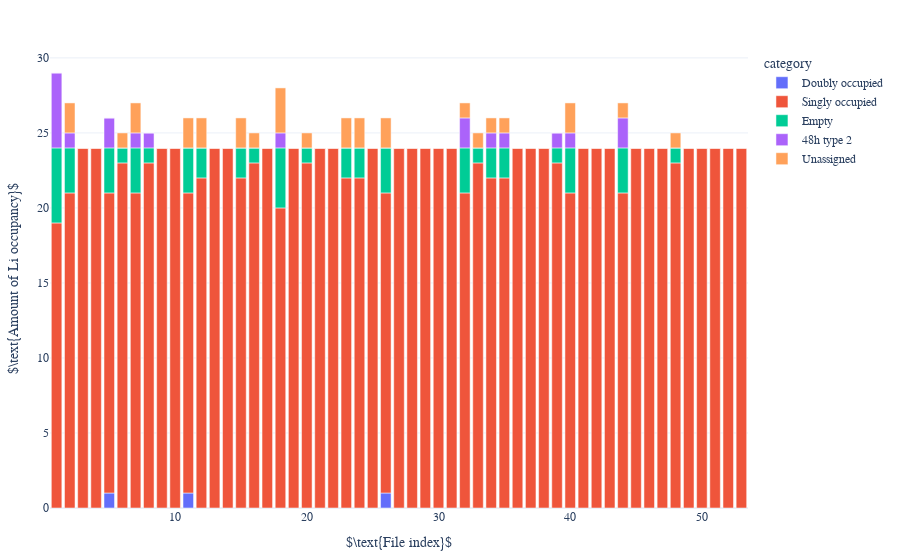
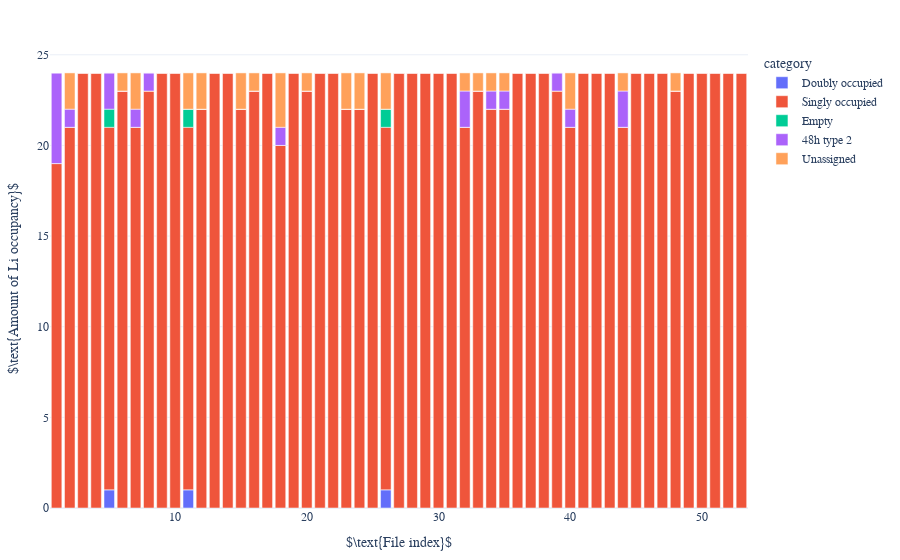
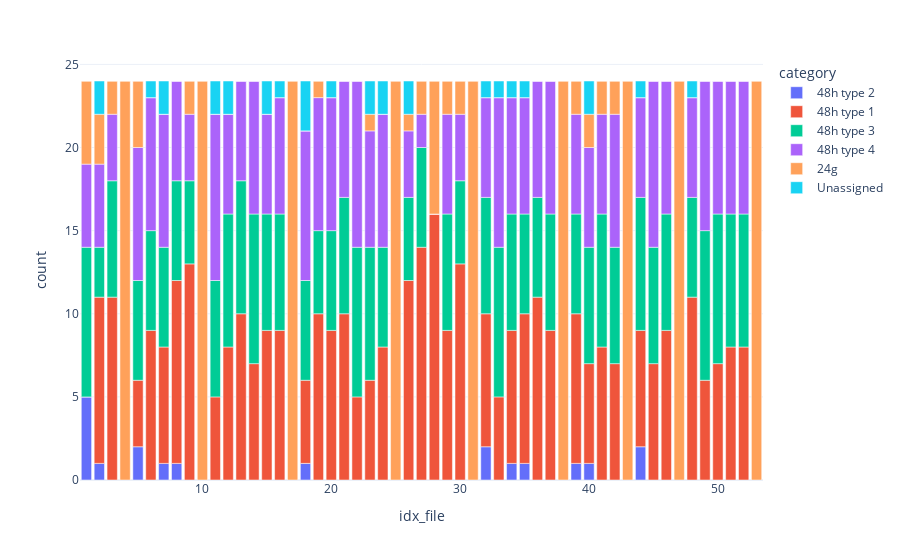
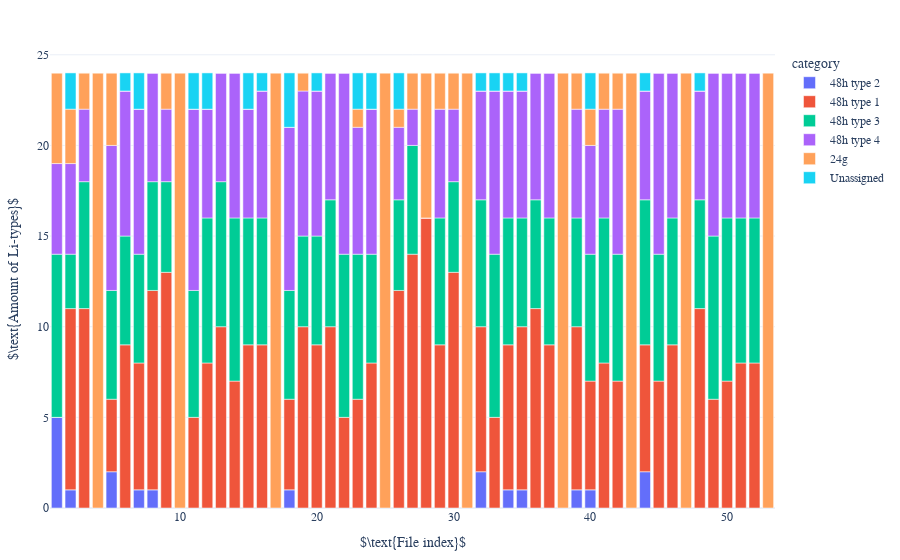

Notebook cell for these charts, in order:
### Code cell
dataframe = df_mapping_metainfo
sorted = "False"

move_by_occupancy.get_occupancy(dataframe, coor_ref_structure_48n24_expanded, tuple_cage_metainfo, el = "Li")
df_occupancy_strict = movement.plot_occupancy(dataframe, sorted, direc_restructure_destination, litype, strict_count=True)
df_occupancy = movement.plot_occupancy(dataframe, sorted, direc_restructure_destination, litype, strict_count=False)

move_by_tuple_cage.get_complete_closest_tuple_cage(dataframe, tuple_cage_metainfo, coor_48htype2_metainfo)
# weighing_movement(dataframe, litype)
# df_weighted = tuple_cage.get_df_movement(dataframe, to_plot = 'weight')
# # Plot.Movement.Distance.plot_distance(df_weighted, max_mapping_radius, Li_idxs="all")
# Plot.Movement.Distance.plot_distance(df_weighted, max_mapping_radius, activate_shifting_x = False, activate_diameter_line=False, Li_idxs='all')

labelling.get_amount_type(dataframe, litype, el = "Li")
# df_amount_type = mapping_labelling.plot_amount_type(dataframe, litype, el, style, category_labels)
df_amount_type = mapping_labelling.get_df_amount_type(dataframe, litype, el = "Li")
mapping_labelling.plot_amount_type(df_amount_type, sorted, direc_restructure_destination, litype, style = "bar")
print(df_amount_type.sum())

### Figure 1 — Plotly figure (JSON) as saved in the notebook; plotly's stock layout.template omitted (floating-point values rounded to 4 significant figures)
{"data": [{"alignmentgroup": "True", "hovertemplate": "category=Doubly occupied<br>idx_file=%{x}<br>count=%{y}<extra></extra>", "legendgroup": "Doubly occupied", "marker": {"color": "#636efa", "pattern": {"shape": ""}}, "name": "Doubly occupied", "offsetgroup": "Doubly occupied", "orientation": "v", "showlegend": true, "textposition": "auto", "type": "bar", "x": [1, 2, 3, 4, 5, 6, 7, 8, 9, 10, 11, 12, 13, 14, 15, 16, 17, 18, 19, 20, 21, 22, 23, 24, 25, 26, 27, 28, 29, 30, 31, 32, 33, 34, 35, 36, 37, 38, 39, 40, 41, 42, 43, 44, 45, 46, 47, 48, 49, 50, 51, 52, 53], "xaxis": "x", "y": [0, 0, 0, 0, 1, 0, 0, 0, 0, 0, 1, 0, 0, 0, 0, 0, 0, 0, 0, 0, 0, 0, 0, 0, 0, 1, 0, 0, 0, 0, 0, 0, 0, 0, 0, 0, 0, 0, 0, 0, 0, 0, 0, 0, 0, 0, 0, 0, 0, 0, 0, 0, 0], "yaxis": "y"}, {"alignmentgroup": "True", "hovertemplate": "category=Singly occupied<br>idx_file=%{x}<br>count=%{y}<extra></extra>", "legendgroup": "Singly occupied", "marker": {"color": "#EF553B", "pattern": {"shape": ""}}, "name": "Singly occupied", "offsetgroup": "Singly occupied", "orientation": "v", "showlegend": true, "textposition": "auto", "type": "bar", "x": [1, 2, 3, 4, 5, 6, 7, 8, 9, 10, 11, 12, 13, 14, 15, 16, 17, 18, 19, 20, 21, 22, 23, 24, 25, 26, 27, 28, 29, 30, 31, 32, 33, 34, 35, 36, 37, 38, 39, 40, 41, 42, 43, 44, 45, 46, 47, 48, 49, 50, 51, 52, 53], "xaxis": "x", "y": [19, 21, 24, 24, 20, 23, 21, 23, 24, 24, 20, 22, 24, 24, 22, 23, 24, 20, 24, 23, 24, 24, 22, 22, 24, 20, 24, 24, 24, 24, 24, 21, 23, 22, 22, 24, 24, 24, 23, 21, 24, 24, 24, 21, 24, 24, 24, 23, 24, 24, 24, 24, 24], "yaxis": "y"}, {"alignmentgroup": "True", "hovertemplate": "category=Empty<br>idx_file=%{x}<br>count=%{y}<extra></extra>", "legendgroup": "Empty", "marker": {"color": "#00cc96", "pattern": {"shape": ""}}, "name": "Empty", "offsetgroup": "Empty", "orientation": "v", "showlegend": true, "textposition": "auto", "type": "bar", "x": [1, 2, 3, 4, 5, 6, 7, 8, 9, 10, 11, 12, 13, 14, 15, 16, 17, 18, 19, 20, 21, 22, 23, 24, 25, 26, 27, 28, 29, 30, 31, 32, 33, 34, 35, 36, 37, 38, 39, 40, 41, 42, 43, 44, 45, 46, 47, 48, 49, 50, 51, 52, 53], "xaxis": "x", "y": [5, 3, 0, 0, 3, 1, 3, 1, 0, 0, 3, 2, 0, 0, 2, 1, 0, 4, 0, 1, 0, 0, 2, 2, 0, 3, 0, 0, 0, 0, 0, 3, 1, 2, 2, 0, 0, 0, 1, 3, 0, 0, 0, 3, 0, 0, 0, 1, 0, 0, 0, 0, 0], "yaxis": "y"}, {"alignmentgroup": "True", "hovertemplate": "category=48h type 2<br>idx_file=%{x}<br>count=%{y}<extra></extra>", "legendgroup": "48h type 2", "marker": {"color": "#ab63fa", "pattern": {"shape": ""}}, "name": "48h type 2", "offsetgroup": "48h type 2", "orientation": "v", "showlegend": true, "textposition": "auto", "type": "bar", "x": [1, 2, 3, 4, 5, 6, 7, 8, 9, 10, 11, 12, 13, 14, 15, 16, 17, 18, 19, 20, 21, 22, 23, 24, 25, 26, 27, 28, 29, 30, 31, 32, 33, 34, 35, 36, 37, 38, 39, 40, 41, 42, 43, 44, 45, 46, 47, 48, 49, 50, 51, 52, 53], "xaxis": "x", "y": [5, 1, 0, 0, 2, 0, 1, 1, 0, 0, 0, 0, 0, 0, 0, 0, 0, 1, 0, 0, 0, 0, 0, 0, 0, 0, 0, 0, 0, 0, 0, 2, 0, 1, 1, 0, 0, 0, 1, 1, 0, 0, 0, 2, 0, 0, 0, 0, 0, 0, 0, 0, 0], "yaxis": "y"}, {"alignmentgroup": "True", "hovertemplate": "category=Unassigned<br>idx_file=%{x}<br>count=%{y}<extra></extra>", "legendgroup": "Unassigned", "marker": {"color": "#FFA15A", "pattern": {"shape": ""}}, "name": "Unassigned", "offsetgroup": "Unassigned", "orientation": "v", "showlegend": true, "textposition": "auto", "type": "bar", "x": [1, 2, 3, 4, 5, 6, 7, 8, 9, 10, 11, 12, 13, 14, 15, 16, 17, 18, 19, 20, 21, 22, 23, 24, 25, 26, 27, 28, 29, 30, 31, 32, 33, 34, 35, 36, 37, 38, 39, 40, 41, 42, 43, 44, 45, 46, 47, 48, 49, 50, 51, 52, 53], "xaxis": "x", "y": [0, 2, 0, 0, 0, 1, 2, 0, 0, 0, 2, 2, 0, 0, 2, 1, 0, 3, 0, 1, 0, 0, 2, 2, 0, 2, 0, 0, 0, 0, 0, 1, 1, 1, 1, 0, 0, 0, 0, 2, 0, 0, 0, 1, 0, 0, 0, 1, 0, 0, 0, 0, 0], "yaxis": "y"}], "layout": {"barmode": "relative", "font": {"family": "serif", "size": 12}, "legend": {"title": {"text": "category"}, "tracegroupgap": 0}, "margin": {"b": 50, "l": 20, "r": 20, "t": 50}, "xaxis": {"anchor": "y", "domain": [0, 1], "title": {"text": "$\\text{File index}$"}}, "yaxis": {"anchor": "x", "domain": [0, 1], "title": {"text": "$\\text{Amount of Li occupancy}$"}}}}

### Figure 2 — Plotly figure (JSON) as saved in the notebook; plotly's stock layout.template omitted (floating-point values rounded to 4 significant figures)
{"data": [{"alignmentgroup": "True", "hovertemplate": "category=Doubly occupied<br>idx_file=%{x}<br>count=%{y}<extra></extra>", "legendgroup": "Doubly occupied", "marker": {"color": "#636efa", "pattern": {"shape": ""}}, "name": "Doubly occupied", "offsetgroup": "Doubly occupied", "orientation": "v", "showlegend": true, "textposition": "auto", "type": "bar", "x": [1, 2, 3, 4, 5, 6, 7, 8, 9, 10, 11, 12, 13, 14, 15, 16, 17, 18, 19, 20, 21, 22, 23, 24, 25, 26, 27, 28, 29, 30, 31, 32, 33, 34, 35, 36, 37, 38, 39, 40, 41, 42, 43, 44, 45, 46, 47, 48, 49, 50, 51, 52, 53], "xaxis": "x", "y": [0, 0, 0, 0, 1, 0, 0, 0, 0, 0, 1, 0, 0, 0, 0, 0, 0, 0, 0, 0, 0, 0, 0, 0, 0, 1, 0, 0, 0, 0, 0, 0, 0, 0, 0, 0, 0, 0, 0, 0, 0, 0, 0, 0, 0, 0, 0, 0, 0, 0, 0, 0, 0], "yaxis": "y"}, {"alignmentgroup": "True", "hovertemplate": "category=Singly occupied<br>idx_file=%{x}<br>count=%{y}<extra></extra>", "legendgroup": "Singly occupied", "marker": {"color": "#EF553B", "pattern": {"shape": ""}}, "name": "Singly occupied", "offsetgroup": "Singly occupied", "orientation": "v", "showlegend": true, "textposition": "auto", "type": "bar", "x": [1, 2, 3, 4, 5, 6, 7, 8, 9, 10, 11, 12, 13, 14, 15, 16, 17, 18, 19, 20, 21, 22, 23, 24, 25, 26, 27, 28, 29, 30, 31, 32, 33, 34, 35, 36, 37, 38, 39, 40, 41, 42, 43, 44, 45, 46, 47, 48, 49, 50, 51, 52, 53], "xaxis": "x", "y": [19, 21, 24, 24, 20, 23, 21, 23, 24, 24, 20, 22, 24, 24, 22, 23, 24, 20, 24, 23, 24, 24, 22, 22, 24, 20, 24, 24, 24, 24, 24, 21, 23, 22, 22, 24, 24, 24, 23, 21, 24, 24, 24, 21, 24, 24, 24, 23, 24, 24, 24, 24, 24], "yaxis": "y"}, {"alignmentgroup": "True", "hovertemplate": "category=Empty<br>idx_file=%{x}<br>count=%{y}<extra></extra>", "legendgroup": "Empty", "marker": {"color": "#00cc96", "pattern": {"shape": ""}}, "name": "Empty", "offsetgroup": "Empty", "orientation": "v", "showlegend": true, "textposition": "auto", "type": "bar", "x": [1, 2, 3, 4, 5, 6, 7, 8, 9, 10, 11, 12, 13, 14, 15, 16, 17, 18, 19, 20, 21, 22, 23, 24, 25, 26, 27, 28, 29, 30, 31, 32, 33, 34, 35, 36, 37, 38, 39, 40, 41, 42, 43, 44, 45, 46, 47, 48, 49, 50, 51, 52, 53], "xaxis": "x", "y": [0, 0, 0, 0, 1, 0, 0, 0, 0, 0, 1, 0, 0, 0, 0, 0, 0, 0, 0, 0, 0, 0, 0, 0, 0, 1, 0, 0, 0, 0, 0, 0, 0, 0, 0, 0, 0, 0, 0, 0, 0, 0, 0, 0, 0, 0, 0, 0, 0, 0, 0, 0, 0], "yaxis": "y"}, {"alignmentgroup": "True", "hovertemplate": "category=48h type 2<br>idx_file=%{x}<br>count=%{y}<extra></extra>", "legendgroup": "48h type 2", "marker": {"color": "#ab63fa", "pattern": {"shape": ""}}, "name": "48h type 2", "offsetgroup": "48h type 2", "orientation": "v", "showlegend": true, "textposition": "auto", "type": "bar", "x": [1, 2, 3, 4, 5, 6, 7, 8, 9, 10, 11, 12, 13, 14, 15, 16, 17, 18, 19, 20, 21, 22, 23, 24, 25, 26, 27, 28, 29, 30, 31, 32, 33, 34, 35, 36, 37, 38, 39, 40, 41, 42, 43, 44, 45, 46, 47, 48, 49, 50, 51, 52, 53], "xaxis": "x", "y": [5, 1, 0, 0, 2, 0, 1, 1, 0, 0, 0, 0, 0, 0, 0, 0, 0, 1, 0, 0, 0, 0, 0, 0, 0, 0, 0, 0, 0, 0, 0, 2, 0, 1, 1, 0, 0, 0, 1, 1, 0, 0, 0, 2, 0, 0, 0, 0, 0, 0, 0, 0, 0], "yaxis": "y"}, {"alignmentgroup": "True", "hovertemplate": "category=Unassigned<br>idx_file=%{x}<br>count=%{y}<extra></extra>", "legendgroup": "Unassigned", "marker": {"color": "#FFA15A", "pattern": {"shape": ""}}, "name": "Unassigned", "offsetgroup": "Unassigned", "orientation": "v", "showlegend": true, "textposition": "auto", "type": "bar", "x": [1, 2, 3, 4, 5, 6, 7, 8, 9, 10, 11, 12, 13, 14, 15, 16, 17, 18, 19, 20, 21, 22, 23, 24, 25, 26, 27, 28, 29, 30, 31, 32, 33, 34, 35, 36, 37, 38, 39, 40, 41, 42, 43, 44, 45, 46, 47, 48, 49, 50, 51, 52, 53], "xaxis": "x", "y": [0, 2, 0, 0, 0, 1, 2, 0, 0, 0, 2, 2, 0, 0, 2, 1, 0, 3, 0, 1, 0, 0, 2, 2, 0, 2, 0, 0, 0, 0, 0, 1, 1, 1, 1, 0, 0, 0, 0, 2, 0, 0, 0, 1, 0, 0, 0, 1, 0, 0, 0, 0, 0], "yaxis": "y"}], "layout": {"barmode": "relative", "font": {"family": "serif", "size": 12}, "legend": {"title": {"text": "category"}, "tracegroupgap": 0}, "margin": {"b": 50, "l": 20, "r": 20, "t": 50}, "xaxis": {"anchor": "y", "domain": [0, 1], "title": {"text": "$\\text{File index}$"}}, "yaxis": {"anchor": "x", "domain": [0, 1], "title": {"text": "$\\text{Amount of Li occupancy}$"}}}}

### Figure 3 — Plotly figure (JSON) as saved in the notebook; plotly's stock layout.template omitted (floating-point values rounded to 4 significant figures)
{"data": [{"alignmentgroup": "True", "hovertemplate": "category=48h type 2<br>idx_file=%{x}<br>count=%{y}<extra></extra>", "legendgroup": "48h type 2", "marker": {"color": "#636efa", "pattern": {"shape": ""}}, "name": "48h type 2", "offsetgroup": "48h type 2", "orientation": "v", "showlegend": true, "textposition": "auto", "type": "bar", "x": [1, 2, 3, 4, 5, 6, 7, 8, 9, 10, 11, 12, 13, 14, 15, 16, 17, 18, 19, 20, 21, 22, 23, 24, 25, 26, 27, 28, 29, 30, 31, 32, 33, 34, 35, 36, 37, 38, 39, 40, 41, 42, 43, 44, 45, 46, 47, 48, 49, 50, 51, 52, 53], "xaxis": "x", "y": [5, 1, 0, 0, 2, 0, 1, 1, 0, 0, 0, 0, 0, 0, 0, 0, 0, 1, 0, 0, 0, 0, 0, 0, 0, 0, 0, 0, 0, 0, 0, 2, 0, 1, 1, 0, 0, 0, 1, 1, 0, 0, 0, 2, 0, 0, 0, 0, 0, 0, 0, 0, 0], "yaxis": "y"}, {"alignmentgroup": "True", "hovertemplate": "category=48h type 1<br>idx_file=%{x}<br>count=%{y}<extra></extra>", "legendgroup": "48h type 1", "marker": {"color": "#EF553B", "pattern": {"shape": ""}}, "name": "48h type 1", "offsetgroup": "48h type 1", "orientation": "v", "showlegend": true, "textposition": "auto", "type": "bar", "x": [1, 2, 3, 4, 5, 6, 7, 8, 9, 10, 11, 12, 13, 14, 15, 16, 17, 18, 19, 20, 21, 22, 23, 24, 25, 26, 27, 28, 29, 30, 31, 32, 33, 34, 35, 36, 37, 38, 39, 40, 41, 42, 43, 44, 45, 46, 47, 48, 49, 50, 51, 52, 53], "xaxis": "x", "y": [0, 10, 11, 0, 4, 9, 7, 11, 13, 0, 5, 8, 10, 7, 9, 9, 0, 5, 10, 9, 10, 5, 6, 8, 0, 12, 14, 16, 9, 13, 0, 8, 5, 8, 9, 11, 9, 0, 9, 6, 8, 7, 0, 7, 7, 9, 0, 11, 6, 7, 8, 8, 0], "yaxis": "y"}, {"alignmentgroup": "True", "hovertemplate": "category=48h type 3<br>idx_file=%{x}<br>count=%{y}<extra></extra>", "legendgroup": "48h type 3", "marker": {"color": "#00cc96", "pattern": {"shape": ""}}, "name": "48h type 3", "offsetgroup": "48h type 3", "orientation": "v", "showlegend": true, "textposition": "auto", "type": "bar", "x": [1, 2, 3, 4, 5, 6, 7, 8, 9, 10, 11, 12, 13, 14, 15, 16, 17, 18, 19, 20, 21, 22, 23, 24, 25, 26, 27, 28, 29, 30, 31, 32, 33, 34, 35, 36, 37, 38, 39, 40, 41, 42, 43, 44, 45, 46, 47, 48, 49, 50, 51, 52, 53], "xaxis": "x", "y": [9, 3, 7, 0, 6, 6, 6, 6, 5, 0, 7, 8, 8, 9, 7, 7, 0, 6, 5, 6, 7, 9, 8, 6, 0, 5, 6, 0, 7, 5, 0, 7, 9, 7, 6, 6, 7, 0, 6, 7, 8, 7, 0, 8, 7, 7, 0, 6, 9, 9, 8, 8, 0], "yaxis": "y"}, {"alignmentgroup": "True", "hovertemplate": "category=48h type 4<br>idx_file=%{x}<br>count=%{y}<extra></extra>", "legendgroup": "48h type 4", "marker": {"color": "#ab63fa", "pattern": {"shape": ""}}, "name": "48h type 4", "offsetgroup": "48h type 4", "orientation": "v", "showlegend": true, "textposition": "auto", "type": "bar", "x": [1, 2, 3, 4, 5, 6, 7, 8, 9, 10, 11, 12, 13, 14, 15, 16, 17, 18, 19, 20, 21, 22, 23, 24, 25, 26, 27, 28, 29, 30, 31, 32, 33, 34, 35, 36, 37, 38, 39, 40, 41, 42, 43, 44, 45, 46, 47, 48, 49, 50, 51, 52, 53], "xaxis": "x", "y": [5, 5, 4, 0, 8, 8, 8, 6, 4, 0, 10, 6, 6, 8, 6, 7, 0, 9, 8, 8, 7, 10, 7, 8, 0, 4, 2, 0, 6, 4, 0, 6, 9, 7, 7, 7, 8, 0, 6, 6, 6, 8, 0, 6, 10, 8, 0, 6, 9, 8, 8, 8, 0], "yaxis": "y"}, {"alignmentgroup": "True", "hovertemplate": "category=24g<br>idx_file=%{x}<br>count=%{y}<extra></extra>", "legendgroup": "24g", "marker": {"color": "#FFA15A", "pattern": {"shape": ""}}, "name": "24g", "offsetgroup": "24g", "orientation": "v", "showlegend": true, "textposition": "auto", "type": "bar", "x": [1, 2, 3, 4, 5, 6, 7, 8, 9, 10, 11, 12, 13, 14, 15, 16, 17, 18, 19, 20, 21, 22, 23, 24, 25, 26, 27, 28, 29, 30, 31, 32, 33, 34, 35, 36, 37, 38, 39, 40, 41, 42, 43, 44, 45, 46, 47, 48, 49, 50, 51, 52, 53], "xaxis": "x", "y": [5, 3, 2, 24, 4, 0, 0, 0, 2, 24, 0, 0, 0, 0, 0, 0, 24, 0, 1, 0, 0, 0, 1, 0, 24, 1, 2, 8, 2, 2, 24, 0, 0, 0, 0, 0, 0, 24, 2, 2, 2, 2, 24, 0, 0, 0, 24, 0, 0, 0, 0, 0, 24], "yaxis": "y"}, {"alignmentgroup": "True", "hovertemplate": "category=Unassigned<br>idx_file=%{x}<br>count=%{y}<extra></extra>", "legendgroup": "Unassigned", "marker": {"color": "#19d3f3", "pattern": {"shape": ""}}, "name": "Unassigned", "offsetgroup": "Unassigned", "orientation": "v", "showlegend": true, "textposition": "auto", "type": "bar", "x": [1, 2, 3, 4, 5, 6, 7, 8, 9, 10, 11, 12, 13, 14, 15, 16, 17, 18, 19, 20, 21, 22, 23, 24, 25, 26, 27, 28, 29, 30, 31, 32, 33, 34, 35, 36, 37, 38, 39, 40, 41, 42, 43, 44, 45, 46, 47, 48, 49, 50, 51, 52, 53], "xaxis": "x", "y": [0, 2, 0, 0, 0, 1, 2, 0, 0, 0, 2, 2, 0, 0, 2, 1, 0, 3, 0, 1, 0, 0, 2, 2, 0, 2, 0, 0, 0, 0, 0, 1, 1, 1, 1, 0, 0, 0, 0, 2, 0, 0, 0, 1, 0, 0, 0, 1, 0, 0, 0, 0, 0], "yaxis": "y"}], "layout": {"barmode": "relative", "legend": {"title": {"text": "category"}, "tracegroupgap": 0}, "margin": {"t": 60}, "xaxis": {"anchor": "y", "domain": [0, 1], "title": {"text": "idx_file"}}, "yaxis": {"anchor": "x", "domain": [0, 1], "title": {"text": "count"}}}}

### Figure 4 — Plotly figure (JSON) as saved in the notebook; plotly's stock layout.template omitted (floating-point values rounded to 4 significant figures)
{"data": [{"alignmentgroup": "True", "hovertemplate": "category=48h type 2<br>idx_file=%{x}<br>count=%{y}<extra></extra>", "legendgroup": "48h type 2", "marker": {"color": "#636efa", "pattern": {"shape": ""}}, "name": "48h type 2", "offsetgroup": "48h type 2", "orientation": "v", "showlegend": true, "textposition": "auto", "type": "bar", "x": [1, 2, 3, 4, 5, 6, 7, 8, 9, 10, 11, 12, 13, 14, 15, 16, 17, 18, 19, 20, 21, 22, 23, 24, 25, 26, 27, 28, 29, 30, 31, 32, 33, 34, 35, 36, 37, 38, 39, 40, 41, 42, 43, 44, 45, 46, 47, 48, 49, 50, 51, 52, 53], "xaxis": "x", "y": [5, 1, 0, 0, 2, 0, 1, 1, 0, 0, 0, 0, 0, 0, 0, 0, 0, 1, 0, 0, 0, 0, 0, 0, 0, 0, 0, 0, 0, 0, 0, 2, 0, 1, 1, 0, 0, 0, 1, 1, 0, 0, 0, 2, 0, 0, 0, 0, 0, 0, 0, 0, 0], "yaxis": "y"}, {"alignmentgroup": "True", "hovertemplate": "category=48h type 1<br>idx_file=%{x}<br>count=%{y}<extra></extra>", "legendgroup": "48h type 1", "marker": {"color": "#EF553B", "pattern": {"shape": ""}}, "name": "48h type 1", "offsetgroup": "48h type 1", "orientation": "v", "showlegend": true, "textposition": "auto", "type": "bar", "x": [1, 2, 3, 4, 5, 6, 7, 8, 9, 10, 11, 12, 13, 14, 15, 16, 17, 18, 19, 20, 21, 22, 23, 24, 25, 26, 27, 28, 29, 30, 31, 32, 33, 34, 35, 36, 37, 38, 39, 40, 41, 42, 43, 44, 45, 46, 47, 48, 49, 50, 51, 52, 53], "xaxis": "x", "y": [0, 10, 11, 0, 4, 9, 7, 11, 13, 0, 5, 8, 10, 7, 9, 9, 0, 5, 10, 9, 10, 5, 6, 8, 0, 12, 14, 16, 9, 13, 0, 8, 5, 8, 9, 11, 9, 0, 9, 6, 8, 7, 0, 7, 7, 9, 0, 11, 6, 7, 8, 8, 0], "yaxis": "y"}, {"alignmentgroup": "True", "hovertemplate": "category=48h type 3<br>idx_file=%{x}<br>count=%{y}<extra></extra>", "legendgroup": "48h type 3", "marker": {"color": "#00cc96", "pattern": {"shape": ""}}, "name": "48h type 3", "offsetgroup": "48h type 3", "orientation": "v", "showlegend": true, "textposition": "auto", "type": "bar", "x": [1, 2, 3, 4, 5, 6, 7, 8, 9, 10, 11, 12, 13, 14, 15, 16, 17, 18, 19, 20, 21, 22, 23, 24, 25, 26, 27, 28, 29, 30, 31, 32, 33, 34, 35, 36, 37, 38, 39, 40, 41, 42, 43, 44, 45, 46, 47, 48, 49, 50, 51, 52, 53], "xaxis": "x", "y": [9, 3, 7, 0, 6, 6, 6, 6, 5, 0, 7, 8, 8, 9, 7, 7, 0, 6, 5, 6, 7, 9, 8, 6, 0, 5, 6, 0, 7, 5, 0, 7, 9, 7, 6, 6, 7, 0, 6, 7, 8, 7, 0, 8, 7, 7, 0, 6, 9, 9, 8, 8, 0], "yaxis": "y"}, {"alignmentgroup": "True", "hovertemplate": "category=48h type 4<br>idx_file=%{x}<br>count=%{y}<extra></extra>", "legendgroup": "48h type 4", "marker": {"color": "#ab63fa", "pattern": {"shape": ""}}, "name": "48h type 4", "offsetgroup": "48h type 4", "orientation": "v", "showlegend": true, "textposition": "auto", "type": "bar", "x": [1, 2, 3, 4, 5, 6, 7, 8, 9, 10, 11, 12, 13, 14, 15, 16, 17, 18, 19, 20, 21, 22, 23, 24, 25, 26, 27, 28, 29, 30, 31, 32, 33, 34, 35, 36, 37, 38, 39, 40, 41, 42, 43, 44, 45, 46, 47, 48, 49, 50, 51, 52, 53], "xaxis": "x", "y": [5, 5, 4, 0, 8, 8, 8, 6, 4, 0, 10, 6, 6, 8, 6, 7, 0, 9, 8, 8, 7, 10, 7, 8, 0, 4, 2, 0, 6, 4, 0, 6, 9, 7, 7, 7, 8, 0, 6, 6, 6, 8, 0, 6, 10, 8, 0, 6, 9, 8, 8, 8, 0], "yaxis": "y"}, {"alignmentgroup": "True", "hovertemplate": "category=24g<br>idx_file=%{x}<br>count=%{y}<extra></extra>", "legendgroup": "24g", "marker": {"color": "#FFA15A", "pattern": {"shape": ""}}, "name": "24g", "offsetgroup": "24g", "orientation": "v", "showlegend": true, "textposition": "auto", "type": "bar", "x": [1, 2, 3, 4, 5, 6, 7, 8, 9, 10, 11, 12, 13, 14, 15, 16, 17, 18, 19, 20, 21, 22, 23, 24, 25, 26, 27, 28, 29, 30, 31, 32, 33, 34, 35, 36, 37, 38, 39, 40, 41, 42, 43, 44, 45, 46, 47, 48, 49, 50, 51, 52, 53], "xaxis": "x", "y": [5, 3, 2, 24, 4, 0, 0, 0, 2, 24, 0, 0, 0, 0, 0, 0, 24, 0, 1, 0, 0, 0, 1, 0, 24, 1, 2, 8, 2, 2, 24, 0, 0, 0, 0, 0, 0, 24, 2, 2, 2, 2, 24, 0, 0, 0, 24, 0, 0, 0, 0, 0, 24], "yaxis": "y"}, {"alignmentgroup": "True", "hovertemplate": "category=Unassigned<br>idx_file=%{x}<br>count=%{y}<extra></extra>", "legendgroup": "Unassigned", "marker": {"color": "#19d3f3", "pattern": {"shape": ""}}, "name": "Unassigned", "offsetgroup": "Unassigned", "orientation": "v", "showlegend": true, "textposition": "auto", "type": "bar", "x": [1, 2, 3, 4, 5, 6, 7, 8, 9, 10, 11, 12, 13, 14, 15, 16, 17, 18, 19, 20, 21, 22, 23, 24, 25, 26, 27, 28, 29, 30, 31, 32, 33, 34, 35, 36, 37, 38, 39, 40, 41, 42, 43, 44, 45, 46, 47, 48, 49, 50, 51, 52, 53], "xaxis": "x", "y": [0, 2, 0, 0, 0, 1, 2, 0, 0, 0, 2, 2, 0, 0, 2, 1, 0, 3, 0, 1, 0, 0, 2, 2, 0, 2, 0, 0, 0, 0, 0, 1, 1, 1, 1, 0, 0, 0, 0, 2, 0, 0, 0, 1, 0, 0, 0, 1, 0, 0, 0, 0, 0], "yaxis": "y"}], "layout": {"barmode": "relative", "font": {"family": "serif", "size": 12}, "legend": {"title": {"text": "category"}, "tracegroupgap": 0}, "margin": {"b": 50, "l": 20, "r": 20, "t": 50}, "xaxis": {"anchor": "y", "domain": [0, 1], "title": {"text": "$\\text{File index}$"}}, "yaxis": {"anchor": "x", "domain": [0, 1], "title": {"text": "$\\text{Amount of Li-types}$"}}}}
